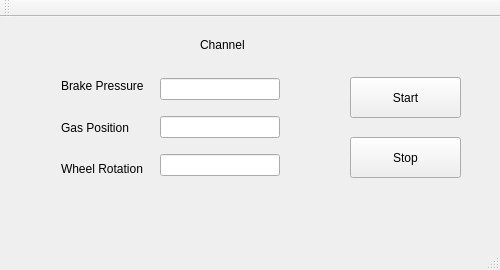
<?xml version="1.0" encoding="UTF-8"?>
<ui version="4.0">
 <class>MainWindow</class>
 <widget class="QMainWindow" name="MainWindow">
  <property name="geometry">
   <rect>
    <x>0</x>
    <y>0</y>
    <width>500</width>
    <height>270</height>
   </rect>
  </property>
  <property name="windowTitle">
   <string>MainWindow</string>
  </property>
  <widget class="QWidget" name="centralWidget">
   <widget class="QPushButton" name="startButton">
    <property name="geometry">
     <rect>
      <x>350</x>
      <y>60</y>
      <width>111</width>
      <height>41</height>
     </rect>
    </property>
    <property name="text">
     <string>Start</string>
    </property>
   </widget>
   <widget class="QLabel" name="label_4">
    <property name="geometry">
     <rect>
      <x>200</x>
      <y>20</y>
      <width>131</width>
      <height>16</height>
     </rect>
    </property>
    <property name="text">
     <string>Channel</string>
    </property>
   </widget>
   <widget class="QPushButton" name="stopButton">
    <property name="geometry">
     <rect>
      <x>350</x>
      <y>120</y>
      <width>111</width>
      <height>41</height>
     </rect>
    </property>
    <property name="text">
     <string>Stop</string>
    </property>
   </widget>
   <widget class="QWidget" name="layoutWidget">
    <property name="geometry">
     <rect>
      <x>40</x>
      <y>40</y>
      <width>251</width>
      <height>141</height>
     </rect>
    </property>
    <layout class="QHBoxLayout" name="horizontalLayout">
     <item>
      <layout class="QVBoxLayout" name="verticalLayout_2">
       <property name="leftMargin">
        <number>10</number>
       </property>
       <property name="rightMargin">
        <number>10</number>
       </property>
       <item>
        <widget class="QLabel" name="label">
         <property name="text">
          <string>Brake Pressure</string>
         </property>
        </widget>
       </item>
       <item>
        <widget class="QLabel" name="label_2">
         <property name="text">
          <string>Gas Position</string>
         </property>
        </widget>
       </item>
       <item>
        <widget class="QLabel" name="label_3">
         <property name="text">
          <string>Wheel Rotation</string>
         </property>
        </widget>
       </item>
      </layout>
     </item>
     <item>
      <layout class="QVBoxLayout" name="verticalLayout">
       <item>
        <widget class="QLineEdit" name="brakePressure"/>
       </item>
       <item>
        <widget class="QLineEdit" name="gasPosition"/>
       </item>
       <item>
        <widget class="QLineEdit" name="wheelRotation"/>
       </item>
      </layout>
     </item>
    </layout>
   </widget>
  </widget>
  <widget class="QMenuBar" name="menuBar">
   <property name="geometry">
    <rect>
     <x>0</x>
     <y>0</y>
     <width>500</width>
     <height>17</height>
    </rect>
   </property>
  </widget>
  <widget class="QToolBar" name="mainToolBar">
   <attribute name="toolBarArea">
    <enum>TopToolBarArea</enum>
   </attribute>
   <attribute name="toolBarBreak">
    <bool>false</bool>
   </attribute>
  </widget>
  <widget class="QStatusBar" name="statusBar"/>
 </widget>
 <layoutdefault spacing="6" margin="11"/>
 <resources/>
 <connections/>
</ui>
